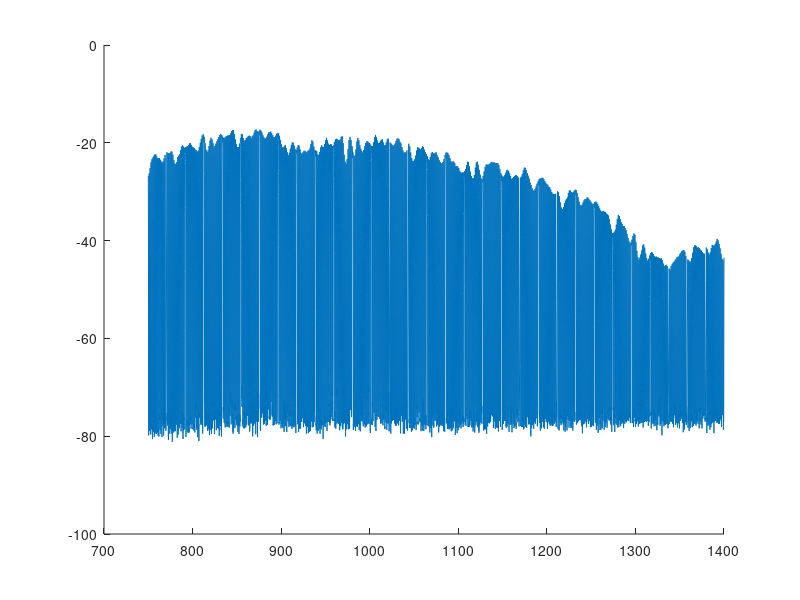

The MATLAB source for this figure: (Note: this script raises an error after producing the figure.)
clear; clc; close all;
load("Beampattern_Sweep_Storage_Full.mat")

Beam_Sweep = Beampattern_Sweep_Storage(2:end,:);


    %array to store broken up beam sweeps
Direction = cell(1,size(Beam_Sweep,2));
    %array to store data post first cleaning
Direction_Clean1 = cell(2,(size(Beam_Sweep,2)-1));
    %array to hold fully cleaned data
Direction_Clean2 = cell(2,(size(Beam_Sweep,2)-1));

    %map each column of the Beampattern sweep onto its own columated cell
    %aray
for directions = 1:size(Beam_Sweep,2)
    Direction{1,directions} = Beampattern_Sweep_Storage(2:end,directions);
end

    %make plot of raw Beam Pattern pulled from Direction array
figure(1)
hold on;
plot(Direction{1,1}, Direction{1,2})

    %preform first clean up routine
for clean1 = 2:size(Beam_Sweep,2)
        %find local maxima in the beampatern data, these roughly ,match the
        %points we care about, but also some low power noise in the vallys
        %between the spectrum points
     Local_Max_Matrix_Logical = islocalmax(Direction{:,clean1});
        %Logical AND the logical local maxima matrix with the frequency
        %points and write them to their own row matrix in the
        %Direction_Clean1 cell matrix
     Direction_Clean1{1,clean1-1} = Direction{1,1}(Local_Max_Matrix_Logical);
        %Logical AND the logical local maxima matrix with the magnitude
        %points and write them to their own row matrix in the
        %Direction_Clean1 cell matrix
     Direction_Clean1{2,clean1-1} = Direction{1,clean1}(Local_Max_Matrix_Logical);
end 

    %Plot the points after their first cleaning operation
scatter(Direction_Clean1{1,1}, Direction_Clean1{2,1},'o','red')

    %preform the second cleaning operation
for clean2 = 1:(size(Beam_Sweep,2)-1)
        %find the local maxima above the mean power level of the local
        %maxima. Median is too low as there are actualy more noise based
        %local maxima then there are data based ones
     Max_Matrix_Logical = Direction_Clean1{2,clean2} > mean(Direction_Clean1{2,clean2});
        %Preform a Logical AND as before and assign the data their own row
        %matixs
     Direction_Clean2{1,clean2} = Direction_Clean1{1,clean2}(Max_Matrix_Logical);
     Direction_Clean2{2,clean2} = Direction_Clean1{2,clean2}(Max_Matrix_Logical);
end 

    %plot the fully cleaned data
scatter(Direction_Clean2{1,1}, Direction_Clean2{2,1},'.','k')
hold off

% figure(2)
% hold on
% for i = 1:73
%     plot(Direction_Clean2{1,i}, Direction_Clean2{2,i})
% end

    %figure out which sample set had the least complete frequency regristry
    %(most are pretty close in length but not perfectly)
Minimum_Points = (Full_Test_Range(2,31)-Full_Test_Range(1,1))+500;

for min_size = 1:(size(Direction_Clean2,2)-3)
    if(size(Direction_Clean2{1,min_size},1) < Minimum_Points)
        Minimum_Points = size(Direction_Clean2{1,min_size},1);
    end
end

    %make a new cell array for storing horizontal beam patterns instead of
    %spectrograms
Beam_Patterns = cell(2,Minimum_Points);
    %Construct an array of directions the antenna was pointed to to map to
    %the cell arrays
Maped_Directions = Start_Tick:5:(size(Direction_Clean2,2)-4)*5;
for beam_patterm = 1:Minimum_Points
    for rotation = 1:(size(Direction_Clean2,2)-3)
            %populate the beam pattern cell arays by reading across the
            %spectrogram arrays
        Beam_Patterns{2,beam_patterm}(1,rotation) = Direction_Clean2{2,rotation}(beam_patterm);
    end
    %Beam_Patterns{1,beam_patterm} = Maped_Directions;
    Beam_Patterns{1,beam_patterm} = circshift(Maped_Directions, (size(Maped_Directions,2)/2));
end

% polarplot(deg2rad(Beam_Patterns{1,1}-180),Beam_Patterns{2,1});
% rlim([-40 -15])

% Prepare the figure for polar plotting%plot each of the beam patterns by
% frequency incrementing ev ery 0.1s
figure(3)
hold on
for frequencies = 1:Minimum_Points
    polarplot(deg2rad(Beam_Patterns{1,frequencies}-180),Beam_Patterns{2,frequencies});
    rlim([-40 -15])
    legend(sprintf("Frequency: %.0f MHz\n", Direction_Clean2{1,1}(frequencies)))
    pause(0.1)
end
